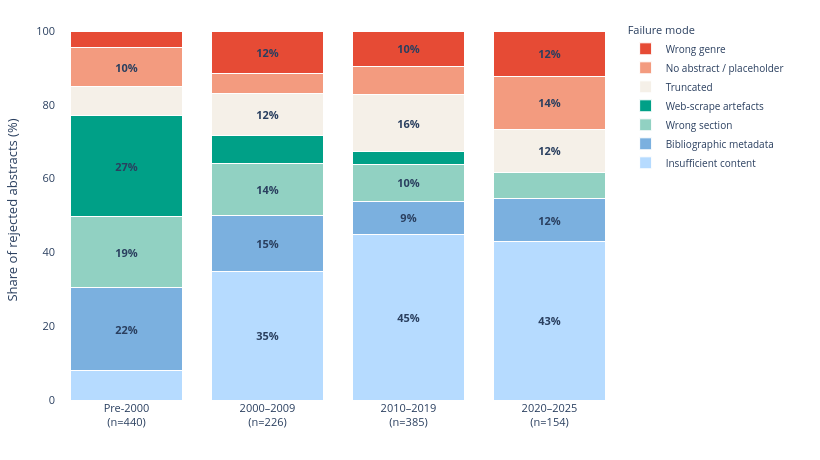

The cell this chart's notebook holds for it:
### Markdown cell above
## Figure 7 — Failure Mode Composition by Period

### Code cell
# Figure 7 — Failure mode composition by time period

FM_ORDER = [
    'Insufficient abstract content',
    'Bibliographic / repository metadata',
    'Wrong document section',
    'Web-scrape artefacts',
    'Truncated abstract',
    'No abstract / placeholder',
    'Wrong scholarly genre',
]
FM_SHORT = [
    'Insufficient content',
    'Bibliographic metadata',
    'Wrong section',
    'Web-scrape artefacts',
    'Truncated',
    'No abstract / placeholder',
    'Wrong genre',
]

# NPG 7-color palette (one per failure mode)
FM_COLORS = ['#B6DBFF', '#7BB0DF', '#91D1C2', '#00A087', '#F5F0E8', '#F39B7F', '#E64B35']

rejected_10k = m10k[m10k['claude_label'] != 'Valid']
comp = (
    rejected_10k.groupby(['period', 'claude_label']).size()
    .unstack(fill_value=0)
    .reindex(index=PERIOD_ORDER, columns=FM_ORDER, fill_value=0)
)
comp_pct = comp.div(comp.sum(axis=1), axis=0) * 100
period_ns = comp.sum(axis=1)  # total rejected per period

fig7 = go.Figure()

for fm, short, color in zip(FM_ORDER, FM_SHORT, FM_COLORS):
    vals = comp_pct[fm].values
    text_labels = [f'{v:.0f}%' if v >= 8 else '' for v in vals]
    fig7.add_trace(go.Bar(
        name=short,
        x=[f'{p}<br>(n={int(period_ns[p])})' for p in PERIOD_ORDER],
        y=vals,
        marker=dict(color=color, line=dict(color='white', width=1)),
        text=text_labels,
        textposition='inside',
        insidetextanchor='middle',
        textfont=dict(size=11, color='dark gray', weight='bold'),
        hovertemplate='%{x}<br>' + short + ': %{y:.1f}%<extra></extra>',
    ))

fig7.update_layout(
    width=820,
    height=460,
    barmode='stack',
    margin=dict(l=20, r=200, t=20, b=60),
    font=dict(size=11),
    plot_bgcolor='white',
    paper_bgcolor='white',
    legend=dict(
        title=dict(text='Failure mode', font=dict(size=11)),
        orientation='v',
        x=1.01, y=1,
        xanchor='left',
        bgcolor='rgba(255,255,255,0.85)',
        # bordercolor='#CCC', borderwidth=1,
        font=dict(size=10),
    ),
    yaxis=dict(
        title='Share of rejected abstracts (%)',
        range=[0, 103],
        showgrid=False, gridcolor='#EEEEEE', zeroline=False,
    ),
    xaxis=dict(tickfont=dict(size=11)),
)

fig7.show()

### Figure 1 — Plotly figure (JSON) as saved in the notebook; plotly's stock layout.template omitted (floating-point values rounded to 4 significant figures)
{"data": [{"hovertemplate": "%{x}<br>Insufficient content: %{y:.1f}%<extra></extra>", "insidetextanchor": "middle", "marker": {"color": "#B6DBFF", "line": {"color": "white", "width": 1}}, "name": "Insufficient content", "text": ["", "35%", "45%", "43%"], "textfont": {"color": "dark gray", "size": 11, "weight": "bold"}, "textposition": "inside", "type": "bar", "x": ["Pre-2000<br>(n=440)", "2000–2009<br>(n=226)", "2010–2019<br>(n=385)", "2020–2025<br>(n=154)"], "y": [7.955, 34.96, 44.94, 42.86]}, {"hovertemplate": "%{x}<br>Bibliographic metadata: %{y:.1f}%<extra></extra>", "insidetextanchor": "middle", "marker": {"color": "#7BB0DF", "line": {"color": "white", "width": 1}}, "name": "Bibliographic metadata", "text": ["22%", "15%", "9%", "12%"], "textfont": {"color": "dark gray", "size": 11, "weight": "bold"}, "textposition": "inside", "type": "bar", "x": ["Pre-2000<br>(n=440)", "2000–2009<br>(n=226)", "2010–2019<br>(n=385)", "2020–2025<br>(n=154)"], "y": [22.5, 15.04, 8.831, 11.69]}, {"hovertemplate": "%{x}<br>Wrong section: %{y:.1f}%<extra></extra>", "insidetextanchor": "middle", "marker": {"color": "#91D1C2", "line": {"color": "white", "width": 1}}, "name": "Wrong section", "text": ["19%", "14%", "10%", ""], "textfont": {"color": "dark gray", "size": 11, "weight": "bold"}, "textposition": "inside", "type": "bar", "x": ["Pre-2000<br>(n=440)", "2000–2009<br>(n=226)", "2010–2019<br>(n=385)", "2020–2025<br>(n=154)"], "y": [19.32, 14.16, 10.13, 7.143]}, {"hovertemplate": "%{x}<br>Web-scrape artefacts: %{y:.1f}%<extra></extra>", "insidetextanchor": "middle", "marker": {"color": "#00A087", "line": {"color": "white", "width": 1}}, "name": "Web-scrape artefacts", "text": ["27%", "", "", ""], "textfont": {"color": "dark gray", "size": 11, "weight": "bold"}, "textposition": "inside", "type": "bar", "x": ["Pre-2000<br>(n=440)", "2000–2009<br>(n=226)", "2010–2019<br>(n=385)", "2020–2025<br>(n=154)"], "y": [27.27, 7.522, 3.377, 0.0]}, {"hovertemplate": "%{x}<br>Truncated: %{y:.1f}%<extra></extra>", "insidetextanchor": "middle", "marker": {"color": "#F5F0E8", "line": {"color": "white", "width": 1}}, "name": "Truncated", "text": ["", "12%", "16%", "12%"], "textfont": {"color": "dark gray", "size": 11, "weight": "bold"}, "textposition": "inside", "type": "bar", "x": ["Pre-2000<br>(n=440)", "2000–2009<br>(n=226)", "2010–2019<br>(n=385)", "2020–2025<br>(n=154)"], "y": [7.955, 11.5, 15.58, 11.69]}, {"hovertemplate": "%{x}<br>No abstract / placeholder: %{y:.1f}%<extra></extra>", "insidetextanchor": "middle", "marker": {"color": "#F39B7F", "line": {"color": "white", "width": 1}}, "name": "No abstract / placeholder", "text": ["10%", "", "", "14%"], "textfont": {"color": "dark gray", "size": 11, "weight": "bold"}, "textposition": "inside", "type": "bar", "x": ["Pre-2000<br>(n=440)", "2000–2009<br>(n=226)", "2010–2019<br>(n=385)", "2020–2025<br>(n=154)"], "y": [10.45, 5.31, 7.532, 14.29]}, {"hovertemplate": "%{x}<br>Wrong genre: %{y:.1f}%<extra></extra>", "insidetextanchor": "middle", "marker": {"color": "#E64B35", "line": {"color": "white", "width": 1}}, "name": "Wrong genre", "text": ["", "12%", "10%", "12%"], "textfont": {"color": "dark gray", "size": 11, "weight": "bold"}, "textposition": "inside", "type": "bar", "x": ["Pre-2000<br>(n=440)", "2000–2009<br>(n=226)", "2010–2019<br>(n=385)", "2020–2025<br>(n=154)"], "y": [4.545, 11.5, 9.61, 12.34]}], "layout": {"barmode": "stack", "font": {"size": 11}, "height": 460, "legend": {"bgcolor": "rgba(255,255,255,0.85)", "font": {"size": 10}, "orientation": "v", "title": {"font": {"size": 11}, "text": "Failure mode"}, "x": 1.01, "xanchor": "left", "y": 1}, "margin": {"b": 60, "l": 20, "r": 200, "t": 20}, "paper_bgcolor": "white", "plot_bgcolor": "white", "width": 820, "xaxis": {"tickfont": {"size": 11}}, "yaxis": {"gridcolor": "#EEEEEE", "range": [0, 103], "showgrid": false, "title": {"text": "Share of rejected abstracts (%)"}, "zeroline": false}}}
